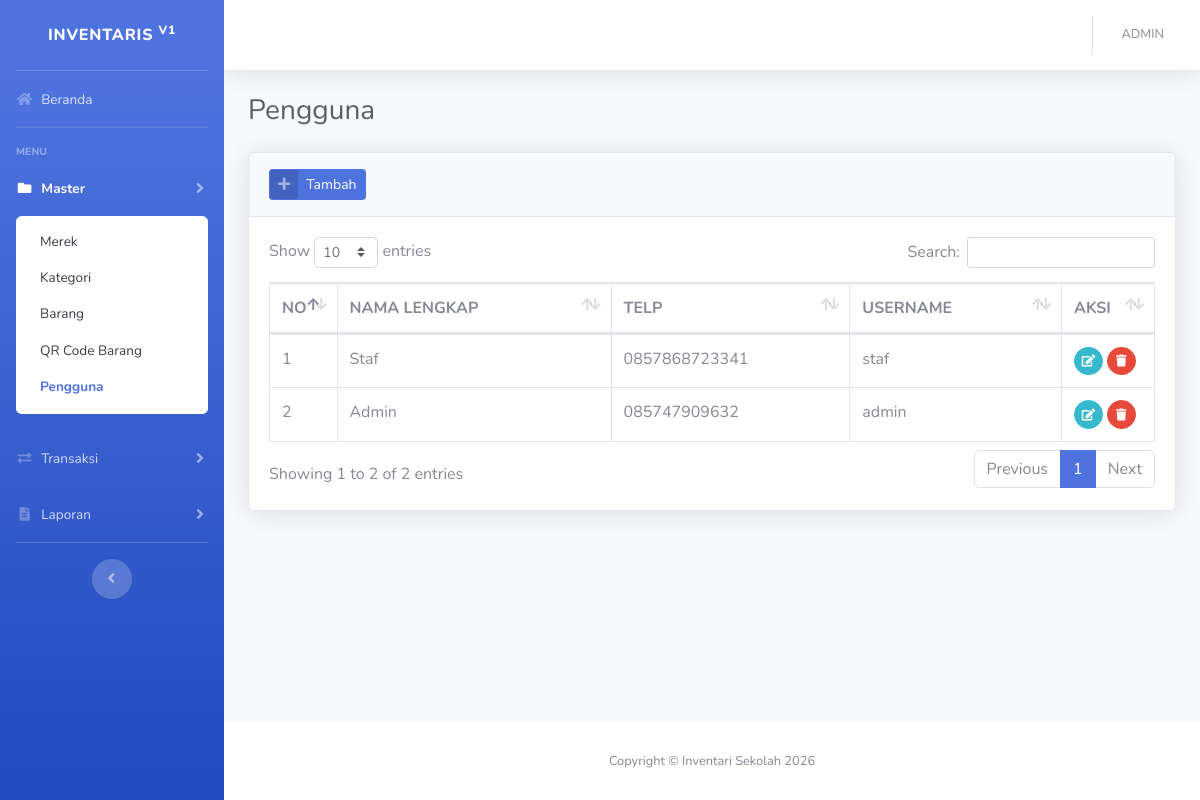
Screenshot of /?pengguna (signed in) with the database file from the repository.
### tables this page shows
CREATE TABLE `users` (
  `id_users` int NOT NULL,
  `nama` varchar(50) NOT NULL,
  `no_hp` varchar(15) NOT NULL,
  `username` varchar(20) NOT NULL,
  `password` varchar(255) NOT NULL,
  `level` enum('admin','staff','viewer','gudang') NOT NULL
);

### config/function.php (called while the page is built, shortened)
<?php
function encrypt($str) {
return base64_encode($str);
}
function base_url(){
    $base_url= ((isset($_SERVER['HTTPS']) && $_SERVER['HTTPS'] == "on") ? "https" : "http");
    $base_url.= "://".$_SERVER['HTTP_HOST'];
    $base_url.= str_replace(basename($_SERVER['SCRIPT_NAME']),"",$_SERVER['SCRIPT_NAME']);
    return $base_url;
}
?>

### views/master/pengguna.php (the view, shortened to what this page needs)
<div class="container-fluid">
    <div class="d-sm-flex align-items-center justify-content-between mb-4">
        <h1 class="h3 mb-0 text-gray-800">Pengguna</h1>
    </div>
    <div class="card shadow mb-4">
        <div class="card-header py-3">
            <a href="#" class="btn btn-primary btn-icon-split btn-sm" data-toggle="modal" data-target="#penggunaModal"
                onclick="submit('add')">
                <span class="icon text-white-50">
                    <i class="fas fa-plus"></i>
                </span>
                <span class="text">Tambah</span>
            </a>
        </div>
        <div class="card-body">
            <div class="table-responsive">
                <table class="table table-bordered table-hover" id="dataTable" width="100%" cellspacing="0">
                    <thead>
                        <tr>
                            <th width="20">NO</th>
                            <th>NAMA LENGKAP</th>
                            <th>TELP</th>
                            <th>USERNAME</th>
                            <th width="50">AKSI</th>
                        </tr>
                    </thead>
                    <tbody>
                        <?php
                        $n=1;
                        $query = mysqli_query($con,"SELECT * FROM users ORDER BY id_users DESC")or die(mysqli_error($con));
                        while($row = mysqli_fetch_array($query)):
                        ?>
                        <tr>
                            <td><?= $n++; ?></td>
                            <td><?= $row['nama']; ?></td>
                            <td><?= $row['no_hp']; ?></td>
                            <td><?= $row['username']; ?></td>
                            <td>
                                <a href="#penggunaModal" data-toggle="modal" onclick="submit(<?=$row['id_users'];?>)"
                                    class="btn btn-sm btn-circle btn-info"><i class="fas fa-edit"></i></a>
                                <a href="<?=base_url();?>/process/users.php?act=<?=encrypt('delete');?>&id=<?=encrypt($row['id_users']);?>"
                                    class="btn btn-sm btn-circle btn-danger btn-hapus"><i class="fas fa-trash"></i></a>
                            </td>
                        </tr>
                        <?php endwhile; ?>
                    </tbody>
                </table>
            </div>
        </div>
    </div>
</div>

### rows the page displays
users: nama "Staf", no_hp "0857868723341", username "staf"
users: nama "Admin", no_hp "085747909632", username "admin"

### other values shown
$_SESSION['fullname'] "ADMIN"
